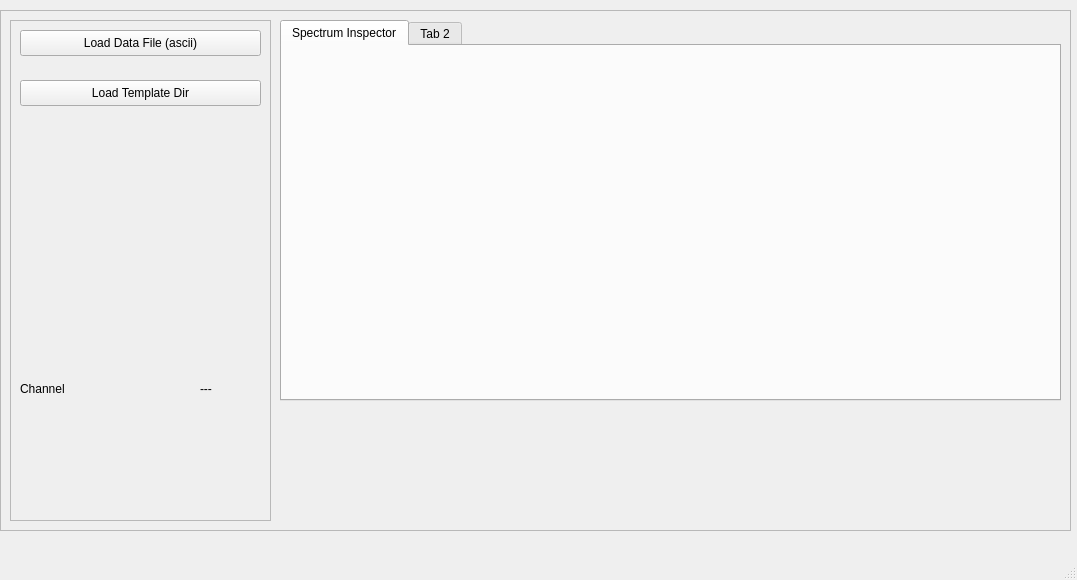
<?xml version="1.0" encoding="UTF-8"?>
<ui version="4.0">
 <class>MainWindow</class>
 <widget class="QMainWindow" name="MainWindow">
  <property name="geometry">
   <rect>
    <x>0</x>
    <y>0</y>
    <width>1077</width>
    <height>580</height>
   </rect>
  </property>
  <property name="windowTitle">
   <string>LENAFracFit</string>
  </property>
  <widget class="QWidget" name="centralwidget">
   <widget class="QWidget" name="horizontalLayoutWidget">
    <property name="geometry">
     <rect>
      <x>0</x>
      <y>10</y>
      <width>1071</width>
      <height>521</height>
     </rect>
    </property>
    <layout class="QHBoxLayout" name="horizontalLayout">
     <item>
      <widget class="QFrame" name="frame">
       <property name="frameShape">
        <enum>QFrame::StyledPanel</enum>
       </property>
       <property name="frameShadow">
        <enum>QFrame::Raised</enum>
       </property>
       <widget class="QFrame" name="frame_2">
        <property name="geometry">
         <rect>
          <x>10</x>
          <y>10</y>
          <width>261</width>
          <height>501</height>
         </rect>
        </property>
        <property name="frameShape">
         <enum>QFrame::StyledPanel</enum>
        </property>
        <property name="frameShadow">
         <enum>QFrame::Raised</enum>
        </property>
        <widget class="QPushButton" name="pushButton">
         <property name="geometry">
          <rect>
           <x>10</x>
           <y>10</y>
           <width>241</width>
           <height>26</height>
          </rect>
         </property>
         <property name="text">
          <string>Load Data File (ascii)</string>
         </property>
        </widget>
        <widget class="QPushButton" name="pushButton_2">
         <property name="geometry">
          <rect>
           <x>10</x>
           <y>60</y>
           <width>241</width>
           <height>26</height>
          </rect>
         </property>
         <property name="text">
          <string>Load Template Dir</string>
         </property>
        </widget>
        <widget class="QLabel" name="label">
         <property name="geometry">
          <rect>
           <x>10</x>
           <y>360</y>
           <width>58</width>
           <height>18</height>
          </rect>
         </property>
         <property name="text">
          <string>Channel</string>
         </property>
        </widget>
        <widget class="QLabel" name="label_2">
         <property name="geometry">
          <rect>
           <x>190</x>
           <y>360</y>
           <width>58</width>
           <height>18</height>
          </rect>
         </property>
         <property name="text">
          <string>---</string>
         </property>
        </widget>
       </widget>
       <widget class="QTabWidget" name="tabWidget">
        <property name="geometry">
         <rect>
          <x>280</x>
          <y>10</y>
          <width>781</width>
          <height>381</height>
         </rect>
        </property>
        <property name="currentIndex">
         <number>0</number>
        </property>
        <widget class="QWidget" name="tab">
         <attribute name="title">
          <string>Spectrum Inspector</string>
         </attribute>
         <widget class="QWidget" name="Matplotlib" native="true">
          <property name="geometry">
           <rect>
            <x>10</x>
            <y>20</y>
            <width>761</width>
            <height>321</height>
           </rect>
          </property>
         </widget>
        </widget>
        <widget class="QWidget" name="tab_2">
         <attribute name="title">
          <string>Tab 2</string>
         </attribute>
        </widget>
       </widget>
      </widget>
     </item>
    </layout>
   </widget>
  </widget>
  <widget class="QMenuBar" name="menubar">
   <property name="geometry">
    <rect>
     <x>0</x>
     <y>0</y>
     <width>1077</width>
     <height>23</height>
    </rect>
   </property>
  </widget>
  <widget class="QStatusBar" name="statusbar"/>
 </widget>
 <resources/>
 <connections/>
</ui>
